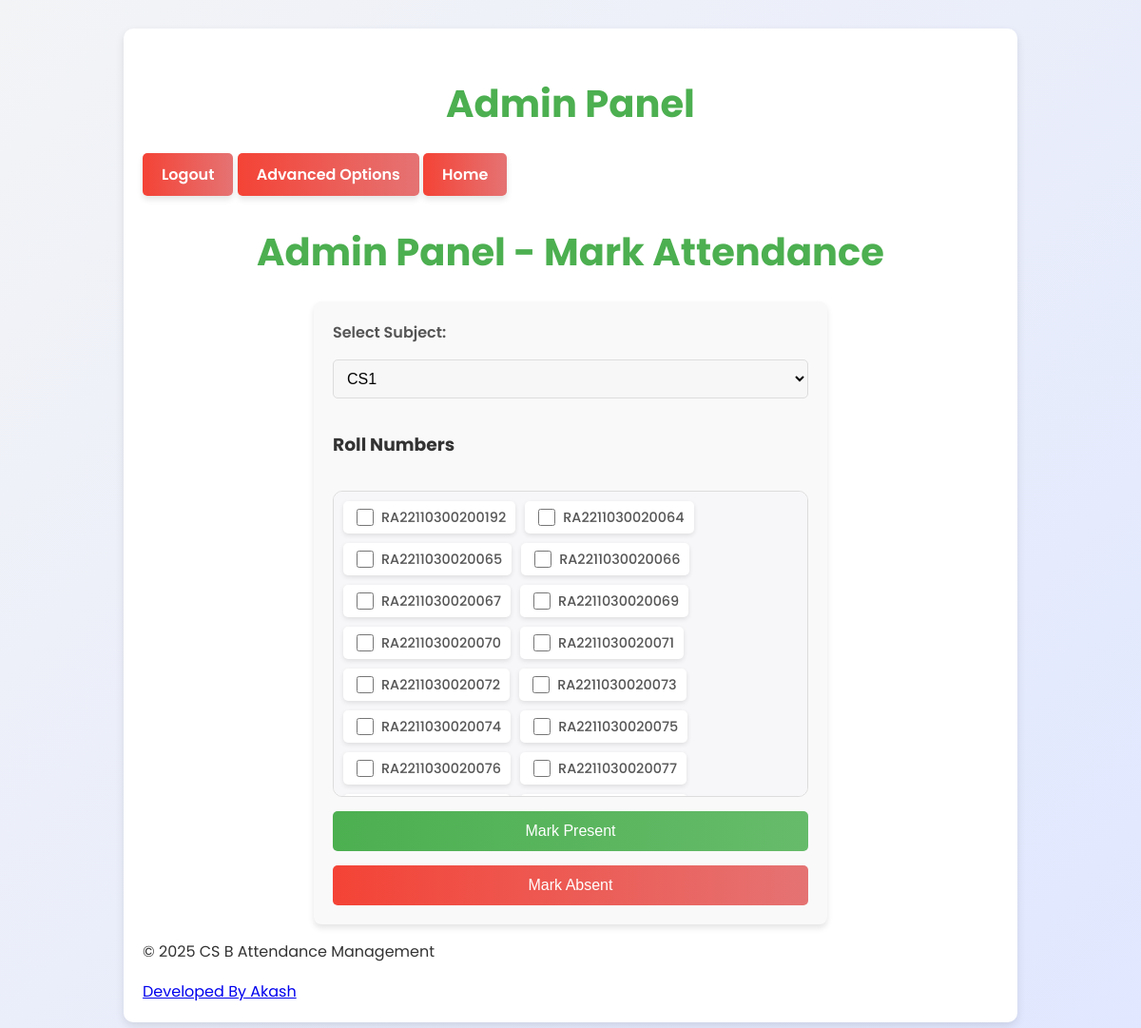
/admin (signed in), run on the app's committed database.
### tables this page shows
CREATE TABLE "ATTENDANCE"
(
    rollno  TEXT
        primary key,
    name    TEXT,
    email   TEXT,
    cs1     INTEGER not null,
    cs2     INTEGER not null,
    cs3     INTEGER not null,
    cs4     INTEGER not null,
    cs5     INTEGER not null,
    history text default '{}'
);

### app.py (the view)
@app.route("/admin")
def admin_page():
    if not session.get("admin_logged_in"):
        return redirect(url_for("admin_login"))
    connection = get_db()
    fetcher = Fetch(connection)
    all_rolls = fetcher.fetch_all_rolls()
    return render_template("admin.html", rolls=all_rolls)

### app.py (called while the page is built)
def get_db():
    if "db" not in g:
        g.db = sq.connect("student.db")
    return g.db

### assets.py (called while the page is built)
    def fetch_all_rolls(self):
        cur = self.connection.cursor()
        cur.execute(f"SELECT rollno FROM ATTENDANCE")
        x = cur.fetchall()
        x = [i[0] for i in x]
        return x

### templates/admin.html (shortened to what this page needs)
<!DOCTYPE html>
<html lang="en">
<head>
    <link rel="stylesheet" href="{{ url_for('static', filename='admin.css') }}">
</head>
<body>
    <div class="container">
    <header class="header">
            <h1>Admin Panel</h1>
            <div class="nav">
                <a href="{{ url_for('logout') }}" class="btn btn-secondary">Logout</a>
                <a href="{{ url_for('advanced_options') }}" class="btn btn-secondary">Advanced Options</a>
                <a href="{{ url_for('homepage') }}" class="btn btn-secondary">Home</a>
            </div>
        </header>
        <h1>Admin Panel - Mark Attendance</h1>
        <section class="attendance-section">
            <form id="attendanceForm">
                <label for="subject">Select Subject:</label>
                <select id="subject" required>
                    <option value="cs1">CS1</option>
                </select>
                <h3>Roll Numbers</h3>
                <div class="rolls-container">
                    {% for roll in rolls %}
                    <div class="checkbox-container">
                        <input type="checkbox" id="roll_{{ roll }}" value="{{ roll }}">
                        <label for="roll_{{ roll }}">{{ roll }}</label>
                    </div>
                    {% endfor %}
                </div>
                <button type="submit" id="markPresentBtn">Mark Present</button>
                <button type="submit" id="markAbsentBtn">Mark Absent</button>
            </form>
        </section>
    <footer>
            <p>&copy; 2025 CS B Attendance Management</p>
            <a href="https://www.github.com/AkiTheMemeGod/">Developed By Akash</a>
        </footer>
    </div>
</body>
</html>

### static/admin.css (style rules this page uses)
body { font-family: 'Poppins', sans-serif; background: linear-gradient(135deg, #f3f4f6, #e0e7ff); margin: 0; padding: 0; line-height: 1.6; color: #333; }
.container { max-width: 900px; margin: 30px auto; padding: 20px; background: white; border-radius: 10px; box-shadow: 0 4px 10px rgba(0, 0, 0, 0.1); overflow: hidden; }
h1 { text-align: center; font-size: 2.5rem; color: #4CAF50; margin-bottom: 20px; }
form { display: flex; flex-direction: column; gap: 20px; }
form label { font-size: 1rem; font-weight: 600; color: #555; }
form select { padding: 10px; font-size: 1rem; border-radius: 5px; border: 1px solid #ddd; background: #f9f9f9; transition: border 0.3s ease-in-out; }
.rolls-container { display: flex; flex-wrap: wrap; gap: 10px; padding: 10px; background: #f7f7f9; border: 1px solid #ddd; border-radius: 10px; overflow-y: auto; max-height: 300px; }
.checkbox-container { display: flex; align-items: center; gap: 5px; background: white; padding: 5px 10px; border-radius: 5px; box-shadow: 0 2px 5px rgba(0, 0, 0, 0.1); transition: transform 0.2s ease, box-shadow 0.2s ease; }
.checkbox-container input { width: 18px; height: 18px; accent-color: #4CAF50; }
.checkbox-container label { font-size: 0.9rem; font-weight: 500; }
form button { width: 200px; align-self: center; padding: 12px 20px; font-size: 1rem; color: white; border: none; border-radius: 5px; cursor: pointer; background: linear-gradient(90deg, #4CAF50, #66bb6a); transition: background-color 0.3s ease, transform 0.2s ease; }
#markPresentBtn { background: linear-gradient(90deg, #4CAF50, #66bb6a); }
#markAbsentBtn { background: linear-gradient(90deg, #f44336, #e57373); }
.nav .btn { display: inline-block; text-decoration: none; padding: 10px 20px; font-size: 1rem; font-weight: 600; color: white; border-radius: 5px; background: linear-gradient(90deg, #f44336, #e57373); transition: all 0.3s ease; box-shadow: 0 4px 6px rgba(0, 0, 0, 0.1); }
form { display: flex; flex-direction: column; gap: 15px; max-width: 500px; margin: 0 auto; padding: 20px; background: #f9f9f9; border-radius: 8px; box-shadow: 0 4px 6px rgba(0, 0, 0, 0.1); }
form input, form select { padding: 10px; font-size: 1rem; border-radius: 5px; border: 1px solid #ddd; background: #f7f7f7; }
form button { width: 100%; padding: 12px 0; font-size: 1rem; border-radius: 5px; cursor: pointer; transition: background-color 0.3s ease; }

### data on the page
ATTENDANCE: rollno "RA22110300200192"
ATTENDANCE: rollno "RA2211030020064"
ATTENDANCE: rollno "RA2211030020065"
ATTENDANCE: rollno "RA2211030020066"
ATTENDANCE: rollno "RA2211030020067"
ATTENDANCE: rollno "RA2211030020069"
ATTENDANCE: rollno "RA2211030020070"
ATTENDANCE: rollno "RA2211030020071"
ATTENDANCE: rollno "RA2211030020072"
ATTENDANCE: rollno "RA2211030020073"
ATTENDANCE: rollno "RA2211030020074"
ATTENDANCE: rollno "RA2211030020075"
ATTENDANCE: rollno "RA2211030020076"
ATTENDANCE: rollno "RA2211030020077"
